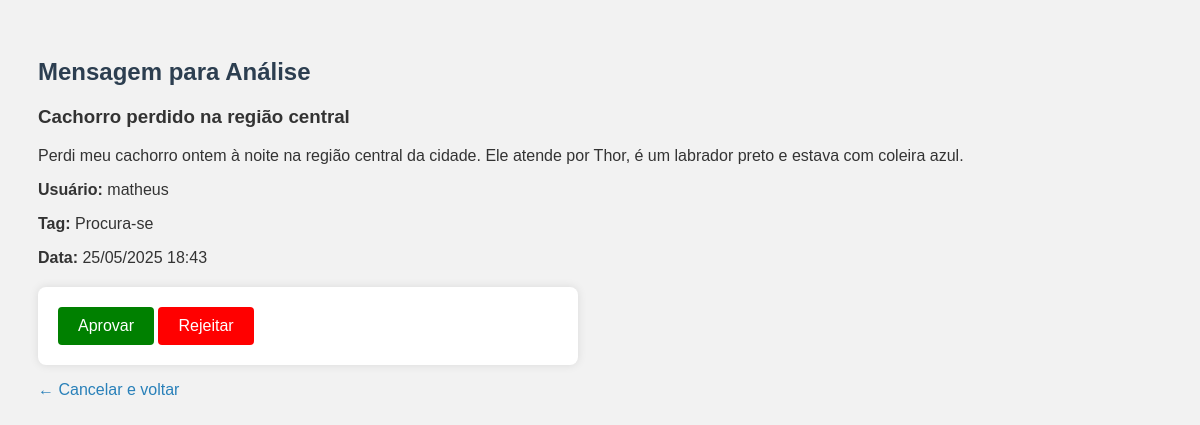
/mensagem/analisar_mensagem.php?id=1 (signed in), run on the app's committed database.
### tables this page shows
CREATE TABLE `mensagens` (
  `id` int(11) NOT NULL,
  `titulo` varchar(100) DEFAULT NULL,
  `conteudo` text DEFAULT NULL,
  `criado_em` timestamp NOT NULL DEFAULT current_timestamp(),
  `user_id` int(11) DEFAULT NULL,
  `tag_id` int(11) DEFAULT NULL,
  `image_path` varchar(255) DEFAULT NULL
);

CREATE TABLE `usuarios` (
  `id` int(11) NOT NULL,
  `username` varchar(50) NOT NULL,
  `password` varchar(255) NOT NULL,
  `role` varchar(20) DEFAULT 'user',
  `created_at` timestamp NOT NULL DEFAULT current_timestamp(),
  `telefone` VARCHAR(20),
  `area_atuacao` VARCHAR(255),
  `email` varchar(255) NOT NULL
);

CREATE TABLE `tags` (
  `id` int(11) NOT NULL,
  `nome` varchar(50) NOT NULL
);

### mensagem/analisar_mensagem.php (the view, shortened to what this page needs)
<?php
include 'db.php';
$message_id = (int)$_GET['id'];
$stmt = $conn->prepare("SELECT m.*, u.username, t.nome AS tag_nome
                        FROM mensagens m
                        LEFT JOIN usuarios u ON m.user_id = u.id
                        LEFT JOIN tags t ON m.tag_id = t.id
                        WHERE m.id = ?");
$stmt->bind_param("i", $message_id);
$stmt->execute();
$result = $stmt->get_result();
$message = $result->fetch_assoc();
?>
<!DOCTYPE html>
<html lang="pt-br">
<head>
    <link rel="stylesheet" href="style.css">
</head>
<body>
    <h2>Mensagem para Análise</h2>
    <div class="card">
        <h3><?= htmlspecialchars($message['titulo']) ?></h3>
        <p><?= nl2br(htmlspecialchars($message['conteudo'])) ?></p>
        <p><strong>Usuário:</strong> <?= htmlspecialchars($message['username']) ?></p>
        <p><strong>Tag:</strong> <?= htmlspecialchars($message['tag_nome']) ?></p>
        <p><strong>Data:</strong> <?= date('d/m/Y H:i', strtotime($message['criado_em'])) ?></p>
    </div>
    <form method="post" style="margin-top: 20px;">
        <button type="submit" name="action" value="approve" style="background-color: green; color: white; padding: 10px 20px;">Aprovar</button>
        <button type="submit" name="action" value="reject" style="background-color: red; color: white; padding: 10px 20px;">Rejeitar</button>
    </form>
    <p><a href="index.php">← Cancelar e voltar</a></p>
</body>
</html>

### mensagem/style.css (style rules this page uses)
body { font-family: Arial, sans-serif; background-color: #f2f2f2; padding: 30px; color: #333; }
h1, h2 { color: #2c3e50; }
a { color: #2980b9; text-decoration: none; margin-right: 10px; }
form { background-color: white; padding: 20px; border-radius: 8px; max-width: 500px; box-shadow: 0 0 10px rgba(0, 0, 0, 0.1); }
button { padding: 12px 24px; background-color: #27ae60; color: white; border: none; border-radius: 4px; cursor: pointer; font-size: 1em; }

### data on the page
mensagens: titulo "Cachorro perdido na região central", conteudo "Perdi meu cachorro ontem à noite na região central da cidade. Ele atende por Thor, é um labrador preto e estava com coleira azul.", user.username "matheus", tag.nome "Procura-se", criado_em "25/05/2025 18:43"
